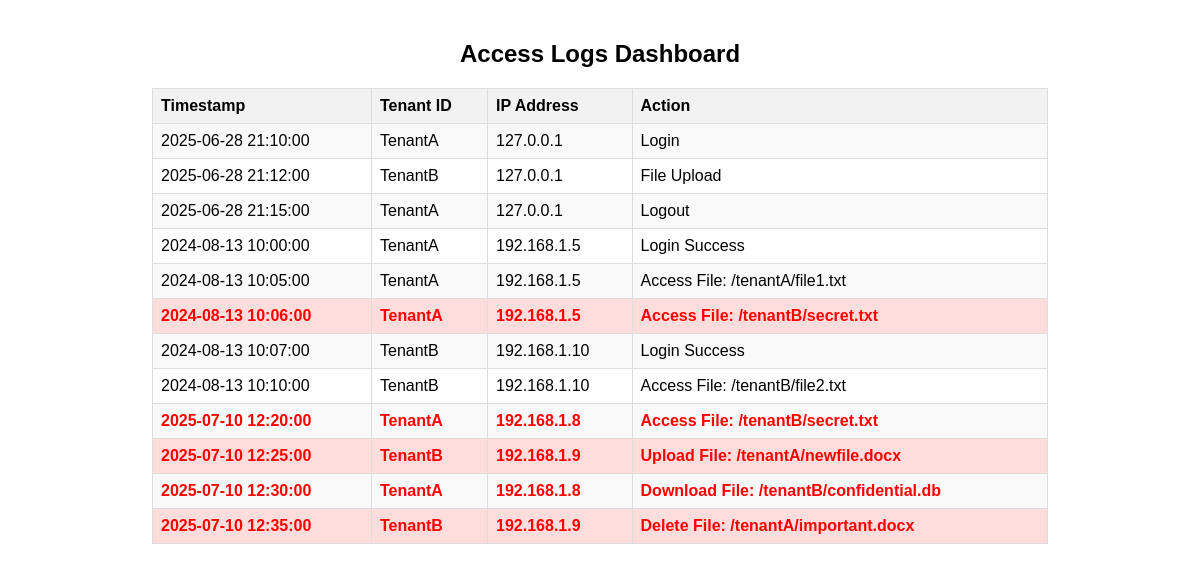
/dashboard (signed in), run on the app's committed database.
### tables this page shows
CREATE TABLE access_logs (
    id INTEGER PRIMARY KEY AUTOINCREMENT,
    timestamp TEXT,
    tenant_id TEXT,
    ip_address TEXT,
    action TEXT
);

### app.py (the view)
@app.route('/dashboard')
def dashboard():
    if 'username' not in session:
        return redirect(url_for('login'))
    try:
        conn = sqlite3.connect(DB_PATH)
        cursor = conn.cursor()
        cursor.execute('SELECT timestamp, tenant_id, ip_address, action FROM access_logs')
        logs = cursor.fetchall()
        conn.close()
    except Exception as e:
        return f"Database Error: {str(e)}"
    return render_template('index.html', logs=logs)

### templates/index.html (shortened to what this page needs)
<!DOCTYPE html>
<html>
<head>
</head>
<body>
  <h2>Access Logs Dashboard</h2>
  <table>
    <tr>
      <th>Timestamp</th>
      <th>Tenant ID</th>
      <th>IP Address</th>
      <th>Action</th>
    </tr>
    {% for log in logs %}
    <tr class="{% if ('/tenant' in log[3]) and (('/tenantB' in log[3] and log[1] != 'TenantB') or ('/tenantA' in log[3] and log[1] != 'TenantA')) %}suspicious{% endif %}">
      <td>{{ log[0] }}</td>
      <td>{{ log[1] }}</td>
      <td>{{ log[2] }}</td>
      <td>{{ log[3] }}</td>
    </tr>
    {% endfor %}
  </table>
</body>
</html>

### templates/index.html (style rules this page uses)
body { font-family: Arial, sans-serif; margin: 40px; }
h2 { text-align: center; }
table { border-collapse: collapse; width: 80%; margin: auto; }
th, td { border: 1px solid #ddd; padding: 8px; text-align: left; }
th { background-color: #f2f2f2; }
tr:nth-child(even) { background-color: #f9f9f9; }
.suspicious { background-color: #fdd; color: red; font-weight: bold; }

### data on the page
access_logs: timestamp "2025-06-28 21:10:00", tenant "TenantA", ip_address "127.0.0.1", action "Login"
access_logs: timestamp "2025-06-28 21:12:00", tenant "TenantB", ip_address "127.0.0.1", action "File Upload"
access_logs: timestamp "2025-06-28 21:15:00", tenant "TenantA", ip_address "127.0.0.1", action "Logout"
access_logs: timestamp "2024-08-13 10:00:00", tenant "TenantA", ip_address "192.168.1.5", action "Login Success"
access_logs: timestamp "2024-08-13 10:05:00", tenant "TenantA", ip_address "192.168.1.5", action "Access File: /tenantA/file1.txt"
access_logs: timestamp "2024-08-13 10:06:00", tenant "TenantA", ip_address "192.168.1.5", action "Access File: /tenantB/secret.txt"
access_logs: timestamp "2024-08-13 10:07:00", tenant "TenantB", ip_address "192.168.1.10", action "Login Success"
access_logs: timestamp "2024-08-13 10:10:00", tenant "TenantB", ip_address "192.168.1.10", action "Access File: /tenantB/file2.txt"
access_logs: timestamp "2025-07-10 12:20:00", tenant "TenantA", ip_address "192.168.1.8", action "Access File: /tenantB/secret.txt"
access_logs: timestamp "2025-07-10 12:25:00", tenant "TenantB", ip_address "192.168.1.9", action "Upload File: /tenantA/newfile.docx"
access_logs: timestamp "2025-07-10 12:30:00", tenant "TenantA", ip_address "192.168.1.8", action "Download File: /tenantB/confidential.db"
access_logs: timestamp "2025-07-10 12:35:00", tenant "TenantB", ip_address "192.168.1.9", action "Delete File: /tenantA/important.docx"
